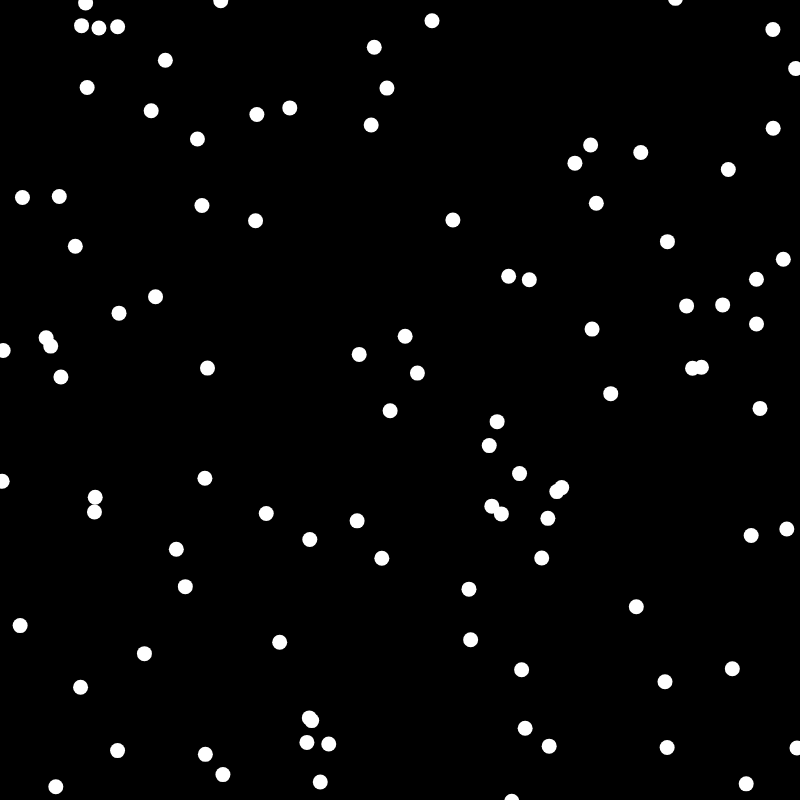
Frame 1 (no input)
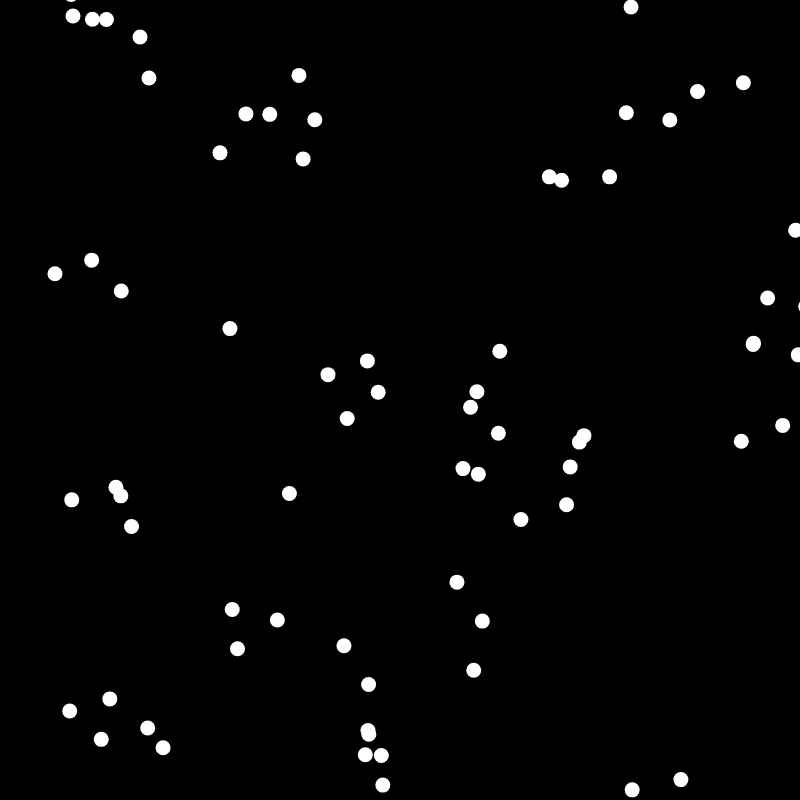
Frame 60 (no input)
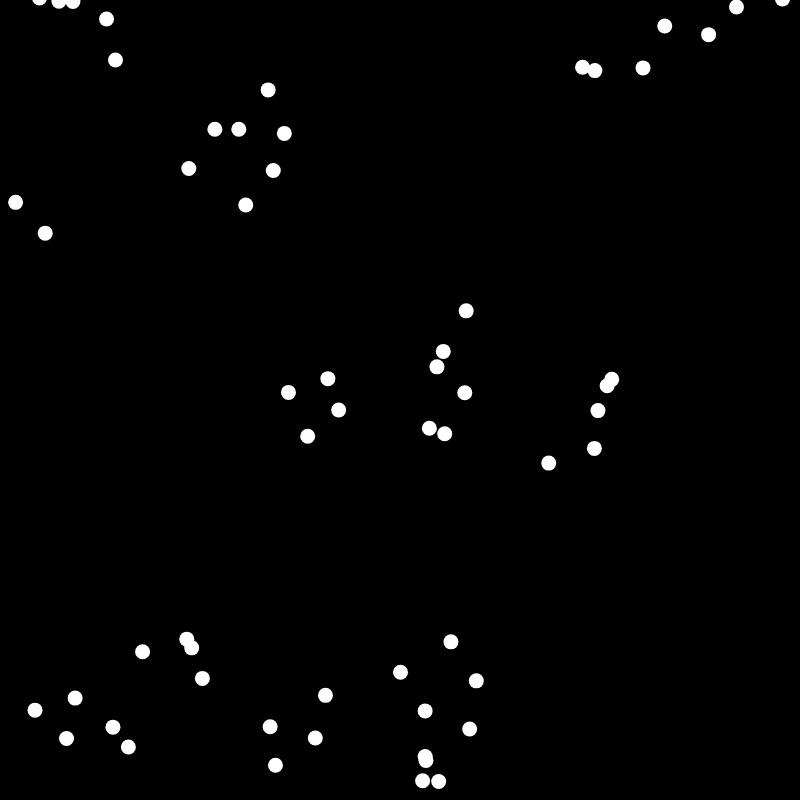
Frame 120 (the mouse pressed at the canvas centre since frame 60)

The p5.js sketch that drew these frames (run headless with seeded random() and noise() and a simulated clock; from frame 60 on, the mouse is pressed at the canvas centre):

// p5.js sketch
// ── sketch.js
const flock = [];

function setup() {
    createCanvas(800, 800);

    for (let i = 0; i < 100; i++) {
        flock.push(new Boid());
    }
    background(0);
}

function draw() {
    background(0);

    for (let boid of flock) {
        boid.flock(flock);
        boid.update();
        boid.show();
    }
}

// ── boid.js
class Boid {
    constructor() {
        this.position = createVector(random(width), random(height));
        this.velocity = p5.Vector.random2D();
        this.velocity.setMag(random(2, 5));
        this.accelecration = createVector();
        this.maxForce = 1;
    }

    align = (boids) => {
        let perceptionRadius = 50;
        let steering = createVector();
        let total = 0;
        for (let other of boids) {
            let d = p5.Vector.dist(this.position, other.position);
            if (other != this && d < perceptionRadius) {
                steering.add(other.velocity);
                total++;
            }
        }
        if (total > 0) {
            steering.div(total);
            steering.sub(this.velocity);
            steering.limit(this.maxForce);
        }
        return steering;
    };

    flock = (boids) => {
        let alignment = this.align(boids);
        this.accelecration = alignment;
    };

    update = () => {
        this.position.add(this.velocity);
        this.velocity.add(this.accelecration);
    };

    show = () => {
        strokeWeight(15);
        stroke(255);
        point(this.position.x, this.position.y);
    };
}
